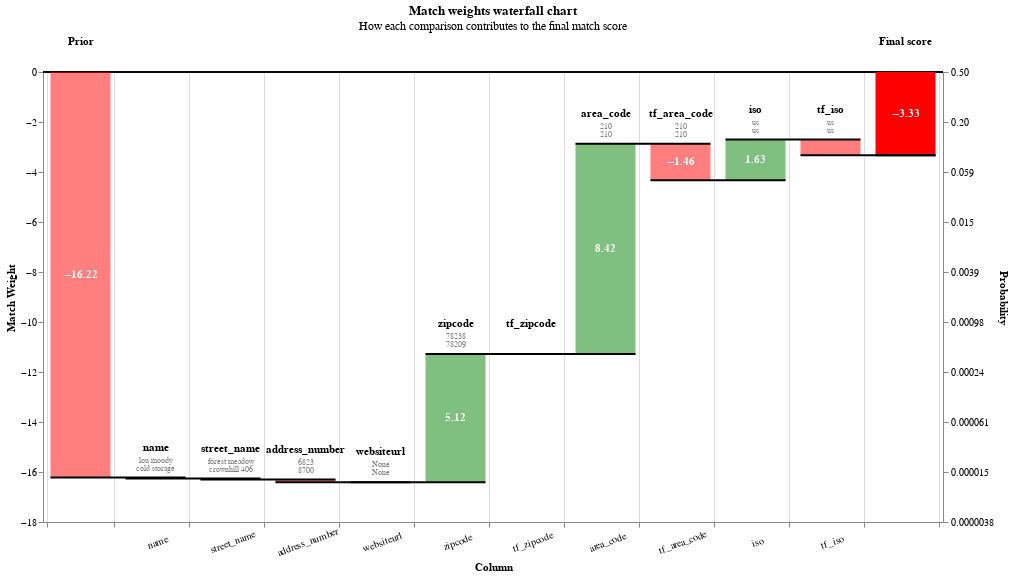

The cell this chart's notebook holds for it:
### Code cell
records_to_view = predictions.as_record_dict(limit=30)
linker.visualisations.waterfall_chart(records_to_view, filter_nulls=False)

### Figure 1 — Vega-Lite specification as saved in the notebook (floating-point values rounded to 4 significant figures; data arrays with more than 128 entries replaced by an {"elided": "..."} marker saying what was removed)
{"config": {"view": {"continuousWidth": 400, "continuousHeight": 300}}, "layer": [{"layer": [{"mark": "rule", "encoding": {"color": {"value": "black"}, "size": {"value": 0.5}, "y": {"field": "zero", "type": "quantitative"}}}, {"mark": {"type": "bar", "width": 60}, "encoding": {"color": {"condition": {"test": "(datum.log2_bayes_factor < 0)", "value": "red"}, "value": "green"}, "opacity": {"condition": {"test": "datum.column_name == 'Prior match weight' || datum.column_name == 'Final score'", "value": 1}, "value": 0.5}, "tooltip": [{"field": "column_name", "title": "Comparison column", "type": "nominal"}, {"field": "value_l", "title": "Value (L)", "type": "nominal"}, {"field": "value_r", "title": "Value (R)", "type": "nominal"}, {"field": "label_for_charts", "title": "Label", "type": "ordinal"}, {"field": "sql_condition", "title": "SQL condition", "type": "nominal"}, {"field": "comparison_vector_value", "title": "Comparison vector value", "type": "nominal"}, {"field": "bayes_factor", "format": ",.4f", "title": "Bayes factor = m/u", "type": "quantitative"}, {"field": "log2_bayes_factor", "format": ",.4f", "title": "Match weight = log2(m/u)", "type": "quantitative"}, {"field": "prob", "format": ".4f", "title": "Cumulative match probability", "type": "quantitative"}, {"field": "bayes_factor_description", "title": "Match weight description", "type": "nominal"}], "x": {"axis": {"grid": true, "labelAlign": "center", "labelAngle": -20, "labelExpr": "datum.value == 'Prior' || datum.value == 'Final score' ? '' : datum.value", "labelPadding": 10, "tickBand": "extent", "title": "Column"}, "field": "column_name", "sort": {"field": "bar_sort_order", "order": "ascending"}, "type": "nominal"}, "y": {"axis": {"grid": false, "orient": "left", "title": "Match Weight"}, "field": "previous_sum", "type": "quantitative"}, "y2": {"field": "sum"}}}, {"mark": {"type": "text", "fontWeight": "bold"}, "encoding": {"color": {"value": "white"}, "text": {"condition": {"test": "abs(datum.log2_bayes_factor) > 1", "field": "log2_bayes_factor", "format": ".2f", "type": "nominal"}, "value": ""}, "x": {"axis": {"labelAngle": -20, "title": "Column"}, "field": "column_name", "sort": {"field": "bar_sort_order", "order": "ascending"}, "type": "nominal"}, "y": {"axis": {"orient": "left"}, "field": "center", "type": "quantitative"}}}, {"mark": {"type": "text", "baseline": "bottom", "dy": -25, "fontWeight": "bold"}, "encoding": {"color": {"value": "black"}, "text": {"field": "column_name", "type": "nominal"}, "x": {"axis": {"labelAngle": -20, "title": "Column"}, "field": "column_name", "sort": {"field": "bar_sort_order", "order": "ascending"}, "type": "nominal"}, "y": {"field": "sum_top", "type": "quantitative"}}}, {"mark": {"type": "text", "baseline": "bottom", "dy": -13, "fontSize": 8}, "encoding": {"color": {"value": "grey"}, "text": {"field": "value_l", "type": "nominal"}, "x": {"axis": {"labelAngle": -20, "title": "Column"}, "field": "column_name", "sort": {"field": "bar_sort_order", "order": "ascending"}, "type": "nominal"}, "y": {"field": "sum_top", "type": "quantitative"}}}, {"mark": {"type": "text", "baseline": "bottom", "dy": -5, "fontSize": 8}, "encoding": {"color": {"value": "grey"}, "text": {"field": "value_r", "type": "nominal"}, "x": {"axis": {"labelAngle": -20, "title": "Column"}, "field": "column_name", "sort": {"field": "bar_sort_order", "order": "ascending"}, "type": "nominal"}, "y": {"field": "sum_top", "type": "quantitative"}}}]}, {"mark": {"type": "rule", "color": "black", "strokeWidth": 2, "x2Offset": 30, "xOffset": -30}, "encoding": {"x": {"axis": {"labelAngle": -20, "title": "Column"}, "field": "column_name", "sort": {"field": "bar_sort_order", "order": "ascending"}, "type": "nominal"}, "x2": {"field": "lead"}, "y": {"axis": {"labelExpr": "format(1 / (1 + pow(2, -1*datum.value)), '.2r')", "orient": "right", "title": "Probability"}, "field": "sum", "scale": {"zero": false}, "type": "quantitative"}}}], "data": {"name": "data-060100b41d6fad5730dbb488d491547f"}, "height": 450, "params": [{"name": "record_number", "bind": {"input": "range", "max": 29, "min": 0, "step": 1}, "value": 0}], "resolve": {"axis": {"y": "independent"}}, "title": {"text": "Match weights waterfall chart", "subtitle": "How each comparison contributes to the final match score"}, "transform": [{"filter": "(datum.record_number == record_number)"}, {"window": [{"op": "sum", "field": "log2_bayes_factor", "as": "sum"}, {"op": "lead", "field": "column_name", "as": "lead"}], "frame": [null, 0]}, {"calculate": "datum.column_name === \"Final score\" ? datum.sum - datum.log2_bayes_factor : datum.sum", "as": "sum"}, {"calculate": "datum.lead === null ? datum.column_name : datum.lead", "as": "lead"}, {"calculate": "datum.column_name === \"Final score\" || datum.column_name === \"Prior match weight\" ? 0 : datum.sum - datum.log2_bayes_factor", "as": "previous_sum"}, {"calculate": "datum.sum > datum.previous_sum ? datum.column_name : \"\"", "as": "top_label"}, {"calculate": "datum.sum < datum.previous_sum ? datum.column_name : \"\"", "as": "bottom_label"}, {"calculate": "datum.sum > datum.previous_sum ? datum.sum : datum.previous_sum", "as": "sum_top"}, {"calculate": "datum.sum < datum.previous_sum ? datum.sum : datum.previous_sum", "as": "sum_bottom"}, {"calculate": "(datum.sum + datum.previous_sum) / 2", "as": "center"}, {"calculate": "(datum.log2_bayes_factor > 0 ? \"+\" : \"\") + datum.log2_bayes_factor", "as": "text_log2_bayes_factor"}, {"calculate": "datum.sum < datum.previous_sum ? 4 : -4", "as": "dy"}, {"calculate": "datum.sum < datum.previous_sum ? \"top\" : \"bottom\"", "as": "baseline"}, {"calculate": "1. / (1 + pow(2, -1.*datum.sum))", "as": "prob"}, {"calculate": "0*datum.sum", "as": "zero"}], "width": {"step": 75}, "$schema": "https://vega.github.io/schema/vega-lite/v5.9.3.json", "datasets": {"data-060100b41d6fad5730dbb488d491547f": {"elided": "360 records"}}}
